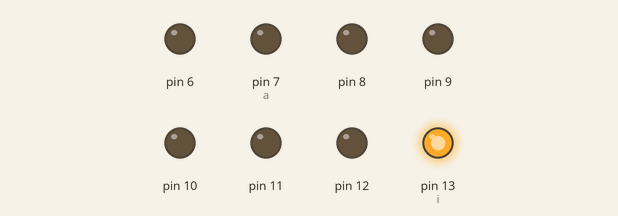
A sketch run on a simulated Arduino Uno, built with avr-gcc and run on an emulated ATmega328P. Shown: output pins drawn as LEDs (lit = HIGH).

Above: at 0.2 s.
At 1.2 s:
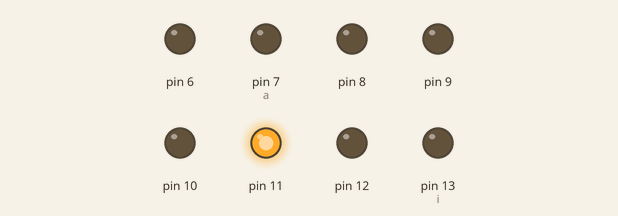
At 2.2 s:
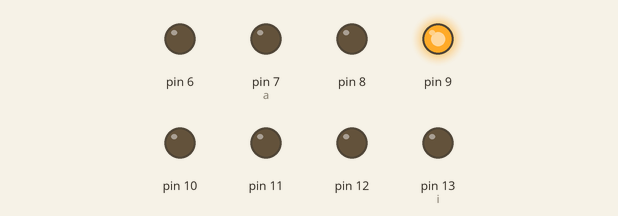
At 4.7 s:
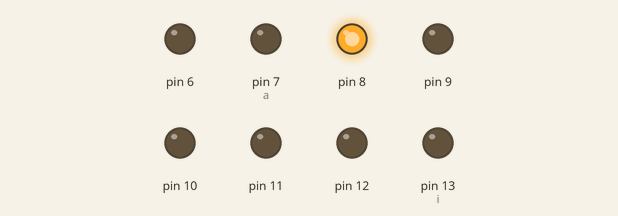
At 6.7 s:
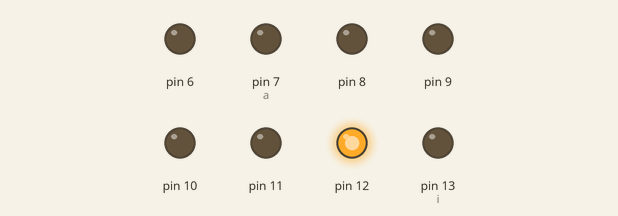
At 9.2 s:
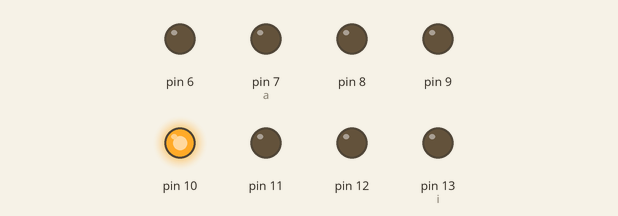
Timing chart, 0 to 9.8 s (numbered marks = the images above):
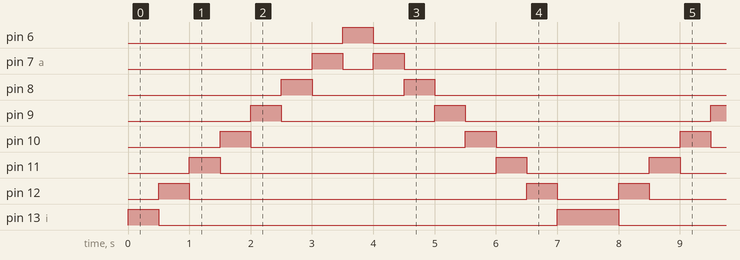

The sketch:

runningLED1.ino
```cpp
void setup() {
  pinMode(13, OUTPUT);
  pinMode(12, OUTPUT);
  pinMode(11, OUTPUT);
  pinMode(10, OUTPUT);
  pinMode(9, OUTPUT);
  pinMode(8, OUTPUT);
  pinMode(7, OUTPUT);
  pinMode(6, OUTPUT);

}

void loop() {
  int i = 13;
  while (i >= 6) {
    digitalWrite(i, HIGH);
    delay(500);
    digitalWrite(i, LOW);
    i--;
  }
  int a = 7;
  while(a <= 13) {
    digitalWrite(a, HIGH);
    delay(500);
    digitalWrite(a, LOW);
    a++;
  }
}
```

Measured:
- by itself, pin 6: alternates HIGH for 0.50 s and LOW for 7.0 s
- by itself, pin 7 (a): repeats every 7.5 s: LOW 0.50 s, HIGH 0.50 s, LOW 6.0 s, HIGH 0.50 s
- by itself, pin 8: repeats every 7.5 s: LOW 1.5 s, HIGH 0.50 s, LOW 5.0 s, HIGH 0.50 s
- by itself, pin 9: repeats every 7.5 s: LOW 2.5 s, HIGH 0.50 s, LOW 4.0 s, HIGH 0.50 s
- by itself, pin 10: repeats every 7.5 s: LOW 3.5 s, HIGH 0.50 s, LOW 3.0 s, HIGH 0.50 s
- by itself, pin 11: repeats every 7.5 s: LOW 4.5 s, HIGH 0.50 s, LOW 2.0 s, HIGH 0.50 s
- by itself, pin 12: repeats every 7.5 s: LOW 5.5 s, HIGH 0.50 s, LOW 1.0 s, HIGH 0.50 s
- by itself, pin 13 (i): repeats every 7.5 s: LOW 6.5 s, HIGH 1.0 s
